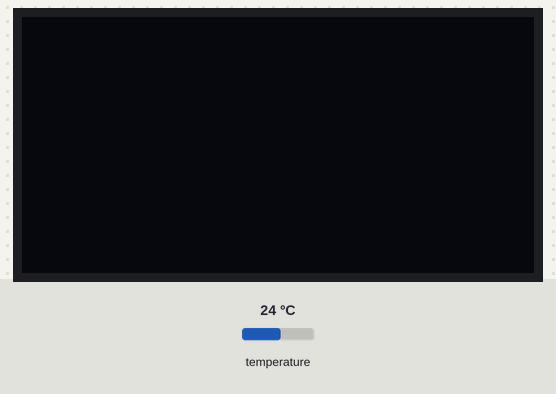
Recording of a sketch running on a simulated Arduino Uno, built with avr-gcc and run on an emulated ATmega328P. Parts: 128×64 one-colour display. The inputs (shaded band) are chosen by the test bench; at power-on: temperature 24 °C. The local clock reads 2024-03-15 10:24:30 at power-on unless the sketch sets it; what the sketch prints to the serial monitor is not drawn.

Above: at 1.4 s.
1.5 s: temperature set to 12 °C
At 8.7 s:
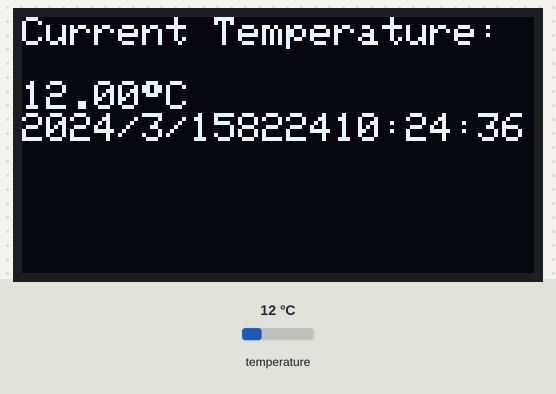
9.0 s: temperature set to 19 °C
At 11.0 s:
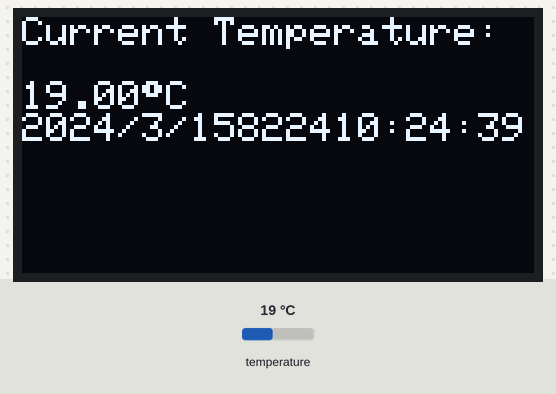
14.7 s: temperature set to 28 °C
At 16.4 s:
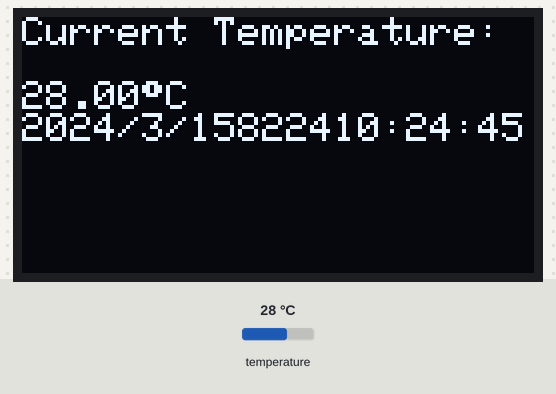
Timing chart, 0 to 17.9 s (numbered marks = the images above; inputs shaded):
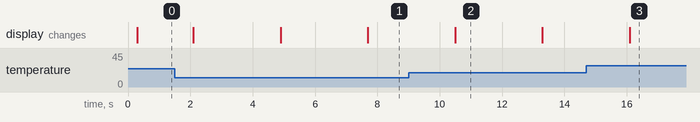

The sketch:

nhietdo_thoigian.ino
```cpp
// Include the libraries we need
#include <OneWire.h>
#include <DallasTemperature.h>
#include <SPI.h>
#include <Wire.h>
#include <Adafruit_GFX.h>
#include <Adafruit_SH110X.h>
#include <RTClib.h>
// Data wire is plugged into port 2 on the Arduino
#define ONE_WIRE_BUS 04

// Setup a oneWire instance to communicate with any OneWire devices (not just Maxim/Dallas temperature ICs)
OneWire oneWire(ONE_WIRE_BUS);

// Pass our oneWire reference to Dallas Temperature.
DallasTemperature sensors(&oneWire);

/*
 * The setup function. We only start the sensors here
 */

#define i2c_Address 0x3c //initialize with the I2C addr 0x3C Typically eBay OLED's
//#define i2c_Address 0x3d //initialize with the I2C addr 0x3D Typically Adafruit OLED's

#define SCREEN_WIDTH 128 // OLED display width, in pixels
#define SCREEN_HEIGHT 64 // OLED display height, in pixels
#define OLED_RESET -1   //   QT-PY / XIAO
Adafruit_SH1106G display = Adafruit_SH1106G(SCREEN_WIDTH, SCREEN_HEIGHT, &Wire, OLED_RESET);
RTC_DS1307 rtc;
void setup(void)
{
  // start serial port
  Serial.begin(57600);

  delay(250); // Đợi cho màn hình OLED khởi động
  display.begin(i2c_Address, true); // Khởi động màn hình OLED

  display.clearDisplay(); // Xóa màn hình
  if (!rtc.begin()) {
    Serial.println("Couldn't find RTC");
    while (1);
  }

  if (!rtc.isrunning()) {
    Serial.println("RTC is NOT running, let's set the time!");
    rtc.adjust(DateTime(F(__DATE__), F(__TIME__)));
  }
  Serial.println("Dallas Temperature IC Control Library Demo");

  // Start up the library
  sensors.begin();

}

/*
 * Main function, get and show the temperature
 */
void loop(void)
{
  display.clearDisplay(); // Xóa màn hình

  // call sensors.requestTemperatures() to issue a global temperature
  // request to all devices on the bus
  Serial.print("Requesting temperatures...");
  sensors.requestTemperatures(); // Send the command to get temperatures
  Serial.println("DONE");
  // After we got the temperatures, we can print them here.
  // We use the function ByIndex, and as an example get the temperature from the first sensor only.
  float tempC = sensors.getTempCByIndex(0);

  // Check if reading was successful
  if(tempC != DEVICE_DISCONNECTED_C)
  {
    Serial.print("Temperature for the device 1 (index 0) is: ");
    Serial.println(tempC);
  }
  else
  {
    Serial.println("Error: Could not read temperature data");
  }

  DateTime now = rtc.now();

  //display.clearDisplay();
  display.setTextSize(1);
  display.setTextColor(SH110X_WHITE);

  display.setCursor(0,0);
  display.println("Current Temperature:  ");
  display.setTextColor(SH110X_WHITE);
  display.setTextSize(1.5);


  // display.setCursor(1,0);
  display.print(tempC);
  display.write(247);
  display.println("C");
  display.setTextSize(1);

  // display.display();
  // display.setCursor(2,0);
  delay(1000);
  display.print(now.year(), DEC);
  display.print('/');
  display.print(now.month(), DEC);
  display.print('/');
  display.print(now.day(), DEC);
  display.print('  ');

  display.print(now.hour(), DEC);
  display.print(':');
  if (now.minute() < 10) {
    display.print('0');
  }
  display.print(now.minute(), DEC);
  display.print(':');
  if (now.second() < 10) {
    display.print('0');
  }
  display.println(now.second(), DEC);

  display.display();


  delay(1000);

}
```

Measured:
- what the display in image 2 shows lasts 2.8 s, from 10.5 s to 13.3 s
